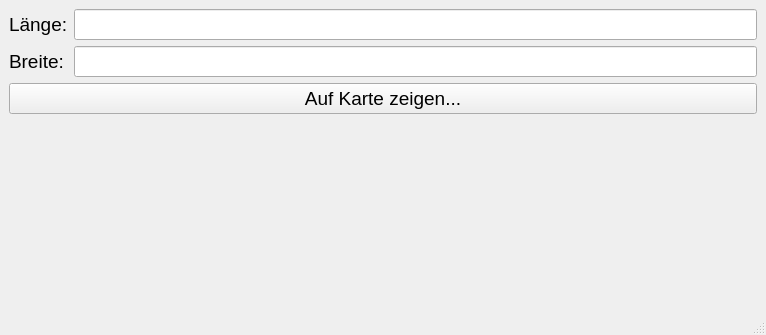
<?xml version="1.0" encoding="UTF-8"?>
<ui version="4.0">
 <class>MainWindow</class>
 <widget class="QMainWindow" name="MainWindow">
  <property name="geometry">
   <rect>
    <x>0</x>
    <y>0</y>
    <width>766</width>
    <height>335</height>
   </rect>
  </property>
  <property name="windowTitle">
   <string>MainWindow - [Preview]</string>
  </property>
  <widget class="QWidget" name="centralwidget">
   <property name="font">
    <font>
     <pointsize>14</pointsize>
    </font>
   </property>
   <layout class="QVBoxLayout" name="verticalLayout">
    <item>
     <layout class="QFormLayout" name="formLayout">
      <item row="1" column="1">
       <widget class="QLineEdit" name="lineEdit"/>
      </item>
      <item row="1" column="0">
       <widget class="QLabel" name="label">
        <property name="text">
         <string>Länge:</string>
        </property>
       </widget>
      </item>
      <item row="2" column="0">
       <widget class="QLabel" name="label_2">
        <property name="text">
         <string>Breite:</string>
        </property>
       </widget>
      </item>
      <item row="2" column="1">
       <widget class="QLineEdit" name="lineEdit_2"/>
      </item>
      <item row="3" column="0" colspan="2">
       <widget class="QPushButton" name="button">
        <property name="sizePolicy">
         <sizepolicy hsizetype="Expanding" vsizetype="Fixed">
          <horstretch>0</horstretch>
          <verstretch>0</verstretch>
         </sizepolicy>
        </property>
        <property name="text">
         <string>Auf Karte zeigen...</string>
        </property>
       </widget>
      </item>
     </layout>
    </item>
   </layout>
  </widget>
  <widget class="QMenuBar" name="menubar">
   <property name="geometry">
    <rect>
     <x>0</x>
     <y>0</y>
     <width>766</width>
     <height>31</height>
    </rect>
   </property>
  </widget>
  <widget class="QStatusBar" name="statusbar"/>
 </widget>
 <resources/>
 <connections/>
</ui>
